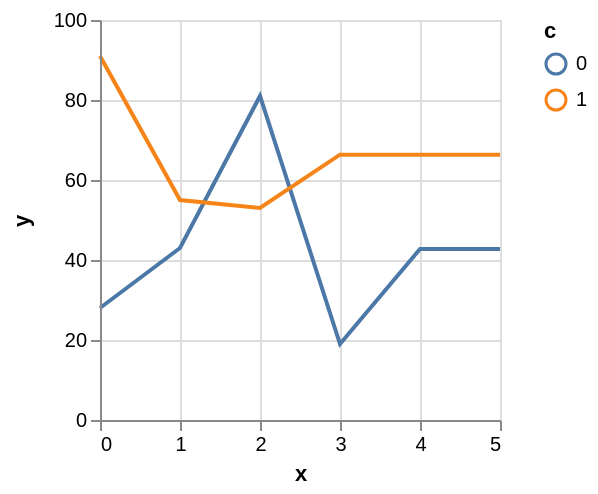

This figure's Vega-Lite source:
### Vega specification from a JSON file in a GitHub repository (floating-point values rounded to 4 significant figures)
{"$schema": "https://vega.github.io/schema/vega/v3.json", "autosize": "pad", "padding": 5, "width": 200, "height": 200, "style": "cell", "data": [{"name": "source_0", "values": [{"x": 0, "y": 28, "c": 0}, {"x": 0, "y": 91, "c": 1}, {"x": 1, "y": 43, "c": 0}, {"x": 1, "y": 55, "c": 1}, {"x": 2, "y": 81, "c": 0}, {"x": 2, "y": 53, "c": 1}, {"x": 3, "y": 19, "c": 0}]}, {"name": "data_0", "source": "source_0", "transform": [{"type": "formula", "expr": "toNumber(datum[\"x\"])", "as": "x"}, {"type": "impute", "field": "y", "key": "x", "keyvals": {"signal": "sequence(4,6)"}, "method": "value", "groupby": ["c"], "value": null}, {"type": "window", "as": ["imputed_y_value"], "ops": ["mean"], "fields": ["y"], "frame": [null, null], "ignorePeers": false, "groupby": ["c"]}, {"type": "formula", "expr": "datum.y === null ? datum.imputed_y_value : datum.y", "as": "y"}]}], "marks": [{"name": "pathgroup", "type": "group", "from": {"facet": {"name": "faceted_path_main", "data": "data_0", "groupby": ["c"]}}, "encode": {"update": {"width": {"field": {"group": "width"}}, "height": {"field": {"group": "height"}}}}, "marks": [{"name": "marks", "type": "line", "style": ["line"], "sort": {"field": "datum[\"x\"]", "order": "descending"}, "from": {"data": "faceted_path_main"}, "encode": {"update": {"stroke": {"scale": "color", "field": "c"}, "x": {"scale": "x", "field": "x"}, "y": {"scale": "y", "field": "y"}, "defined": {"signal": "datum[\"x\"] !== null && !isNaN(datum[\"x\"]) && datum[\"y\"] !== null && !isNaN(datum[\"y\"])"}}}}]}], "scales": [{"name": "x", "type": "linear", "domain": {"data": "data_0", "field": "x"}, "range": [0, {"signal": "width"}], "nice": 1, "zero": false}, {"name": "y", "type": "linear", "domain": {"data": "data_0", "field": "y"}, "range": [{"signal": "height"}, 0], "nice": true, "zero": true}, {"name": "color", "type": "ordinal", "domain": {"data": "data_0", "field": "c", "sort": true}, "range": "category"}], "axes": [{"scale": "x", "orient": "bottom", "grid": false, "title": "x", "labelFlush": true, "labelOverlap": true, "tickCount": {"signal": "ceil(width/40)"}, "zindex": 1}, {"scale": "x", "orient": "bottom", "grid": true, "tickCount": {"signal": "ceil(width/40)"}, "gridScale": "y", "domain": false, "labels": false, "maxExtent": 0, "minExtent": 0, "ticks": false, "zindex": 0}, {"scale": "y", "orient": "left", "grid": false, "title": "y", "labelOverlap": true, "tickCount": {"signal": "ceil(height/40)"}, "zindex": 1}, {"scale": "y", "orient": "left", "grid": true, "tickCount": {"signal": "ceil(height/40)"}, "gridScale": "x", "domain": false, "labels": false, "maxExtent": 0, "minExtent": 0, "ticks": false, "zindex": 0}], "legends": [{"stroke": "color", "title": "c"}], "config": {"axisY": {"minExtent": 30}}}
